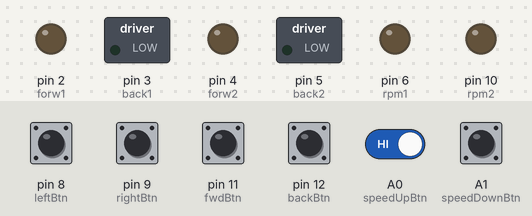
Recording of a sketch running on a simulated Arduino Uno, built with avr-gcc and run on an emulated ATmega328P. Parts: switched loads named in the sketch (green lamp = pin HIGH), output pins drawn as LEDs (lit = HIGH). The inputs (shaded band) are chosen by the test bench; at power-on: A0 (speedUpBtn), A1 (speedDownBtn), pin 8 (leftBtn), pin 9 (rightBtn), pin 11 (fwdBtn), pin 12 (backBtn) HIGH.

Above: at 1.2 s.
1.3 s: pin 8 (leftBtn) pulled LOW for 0.15 s
At 1.37 s:
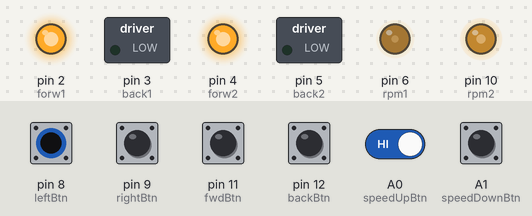
2.9 s: pin 9 (rightBtn) pulled LOW for 0.15 s
At 2.97 s:
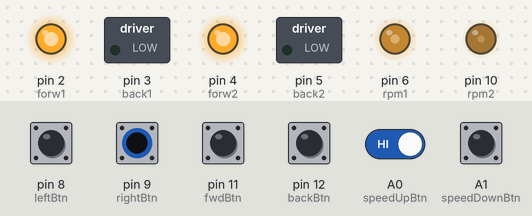
4.5 s: pin 11 (fwdBtn) pulled LOW for 0.15 s
At 4.57 s:
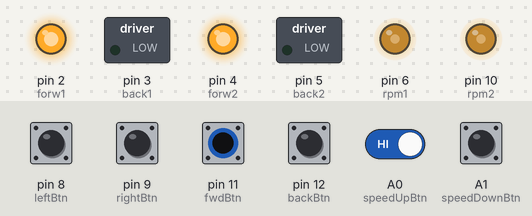
6.1 s: pin 12 (backBtn) pulled LOW for 0.15 s
At 6.17 s:
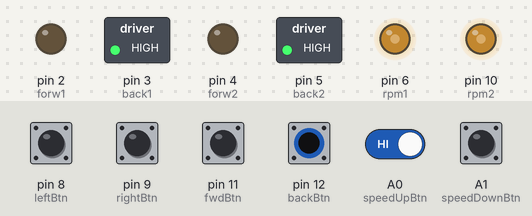
7.7 s: pin 8 (leftBtn) driven LOW and A0 (speedUpBtn) driven LOW
At 9.5 s:
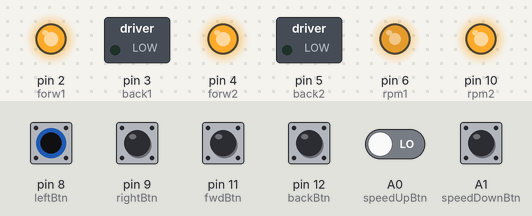
10.7 s: A1 (speedDownBtn) pulled LOW for 0.15 s
At 12.2 s:
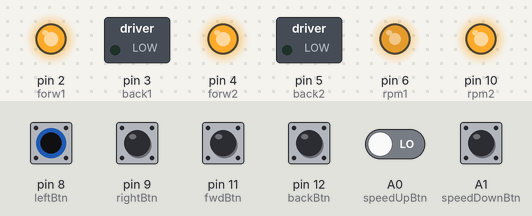
Timing chart, 0 to 13.6 s (numbered marks = the images above; inputs shaded):
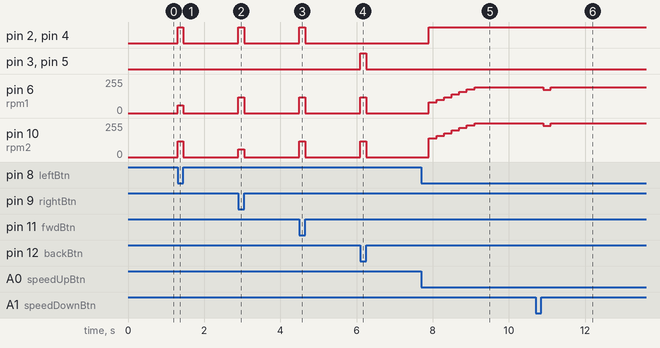

Measured:
- after the input at 1.3 s, pin 2 (forw1), pin 4 (forw2): LOW → HIGH at once, → LOW 0.15 s later; pin 6 (rpm1): 0/255 → 60/255 at once, → 0/255 0.15 s later; pin 10 (rpm2): 0/255 → 120/255 at once, → 0/255 0.15 s later
- after the input at 2.9 s, pin 2 (forw1), pin 4 (forw2): LOW → HIGH at once, → LOW 0.15 s later; pin 6 (rpm1): 0/255 → 120/255 at once, → 0/255 0.15 s later; pin 10 (rpm2): 0/255 → 60/255 at once, → 0/255 0.15 s later
- after the input at 4.5 s, pin 2 (forw1), pin 4 (forw2): LOW → HIGH at once, → LOW 0.15 s later; pin 6 (rpm1), pin 10 (rpm2): 0/255 → 120/255 at once, → 0/255 0.15 s later
- after the input at 6.1 s, pin 3 (back1), pin 5 (back2): LOW → HIGH at once, → LOW 0.15 s later; pin 6 (rpm1), pin 10 (rpm2): 0/255 → 120/255 at once, → 0/255 0.15 s later
- after the input at 7.7 s, pin 2 (forw1), pin 4 (forw2): LOW → HIGH after 0.20 s; pin 6 (rpm1): moves from 0/255 to 195/255 over 1.2 s, starting after 0.20 s; pin 10 (rpm2): moves from 0/255 to 255/255 over 1.2 s, starting after 0.20 s
- after the input at 10.7 s, pin 6 (rpm1): 195/255 → 175/255 after 0.20 s, → 195/255 0.20 s later; pin 10 (rpm2): 255/255 → 235/255 after 0.20 s, → 255/255 0.20 s later

The sketch:

button_controlled_differential_robot.ino
```cpp
int rpm1  = 6;
int forw1 = 2;
int back1 = 3;

int rpm2  = 10;
int forw2 = 4;
int back2 = 5;

// ===== Button pins =====
int leftBtn   = 8;
int rightBtn  = 9;
int fwdBtn    = 11;
int backBtn   = 12;

int speedUpBtn   = A0;   // gear up
int speedDownBtn = A1;   // gear down

// ===== Speed variable (GEAR SYSTEM) =====
int baseSpeed = 120;

// ===== Motor functions =====
void stopMotors() {
  analogWrite(rpm1, 0);
  analogWrite(rpm2, 0);

  digitalWrite(forw1, LOW);
  digitalWrite(back1, LOW);
  digitalWrite(forw2, LOW);
  digitalWrite(back2, LOW);
}

void forward(int spd) {
  digitalWrite(forw1, HIGH);
  digitalWrite(back1, LOW);
  digitalWrite(forw2, HIGH);
  digitalWrite(back2, LOW);

  analogWrite(rpm1, spd);
  analogWrite(rpm2, spd);
}

void backward(int spd) {
  digitalWrite(forw1, LOW);
  digitalWrite(back1, HIGH);
  digitalWrite(forw2, LOW);
  digitalWrite(back2, HIGH);

  analogWrite(rpm1, spd);
  analogWrite(rpm2, spd);
}

void turnLeft(int spd) {
  digitalWrite(forw1, HIGH);
  digitalWrite(back1, LOW);
  digitalWrite(forw2, HIGH);
  digitalWrite(back2, LOW);

  analogWrite(rpm1, spd - 60);  // left slow
  analogWrite(rpm2, spd);       // right fast
}

void turnRight(int spd) {
  digitalWrite(forw1, HIGH);
  digitalWrite(back1, LOW);
  digitalWrite(forw2, HIGH);
  digitalWrite(back2, LOW);

  analogWrite(rpm1, spd);        // left fast
  analogWrite(rpm2, spd - 60);   // right slow
}

// ===== Setup =====
void setup() {
  pinMode(rpm1, OUTPUT);
  pinMode(forw1, OUTPUT);
  pinMode(back1, OUTPUT);

  pinMode(rpm2, OUTPUT);
  pinMode(forw2, OUTPUT);
  pinMode(back2, OUTPUT);

  pinMode(leftBtn, INPUT_PULLUP);
  pinMode(rightBtn, INPUT_PULLUP);
  pinMode(fwdBtn, INPUT_PULLUP);
  pinMode(backBtn, INPUT_PULLUP);

  pinMode(speedUpBtn, INPUT_PULLUP);
  pinMode(speedDownBtn, INPUT_PULLUP);
}

// ===== Loop =====
void loop() {

  // ----- Gear control -----
  if (digitalRead(speedUpBtn) == LOW) {
    baseSpeed += 20;
    if (baseSpeed > 255) baseSpeed = 255;
    delay(200);
  }

  if (digitalRead(speedDownBtn) == LOW) {
    baseSpeed -= 20;
    if (baseSpeed < 60) baseSpeed = 60;
    delay(200);
  }

  // ----- Movement control -----
  if (digitalRead(leftBtn) == LOW) {
    turnLeft(baseSpeed);
  }
  else if (digitalRead(rightBtn) == LOW) {
    turnRight(baseSpeed);
  }
  else if (digitalRead(fwdBtn) == LOW) {
    forward(baseSpeed);
  }
  else if (digitalRead(backBtn) == LOW) {
    backward(baseSpeed);
  }
  else {
    stopMotors();
  }
}
```
